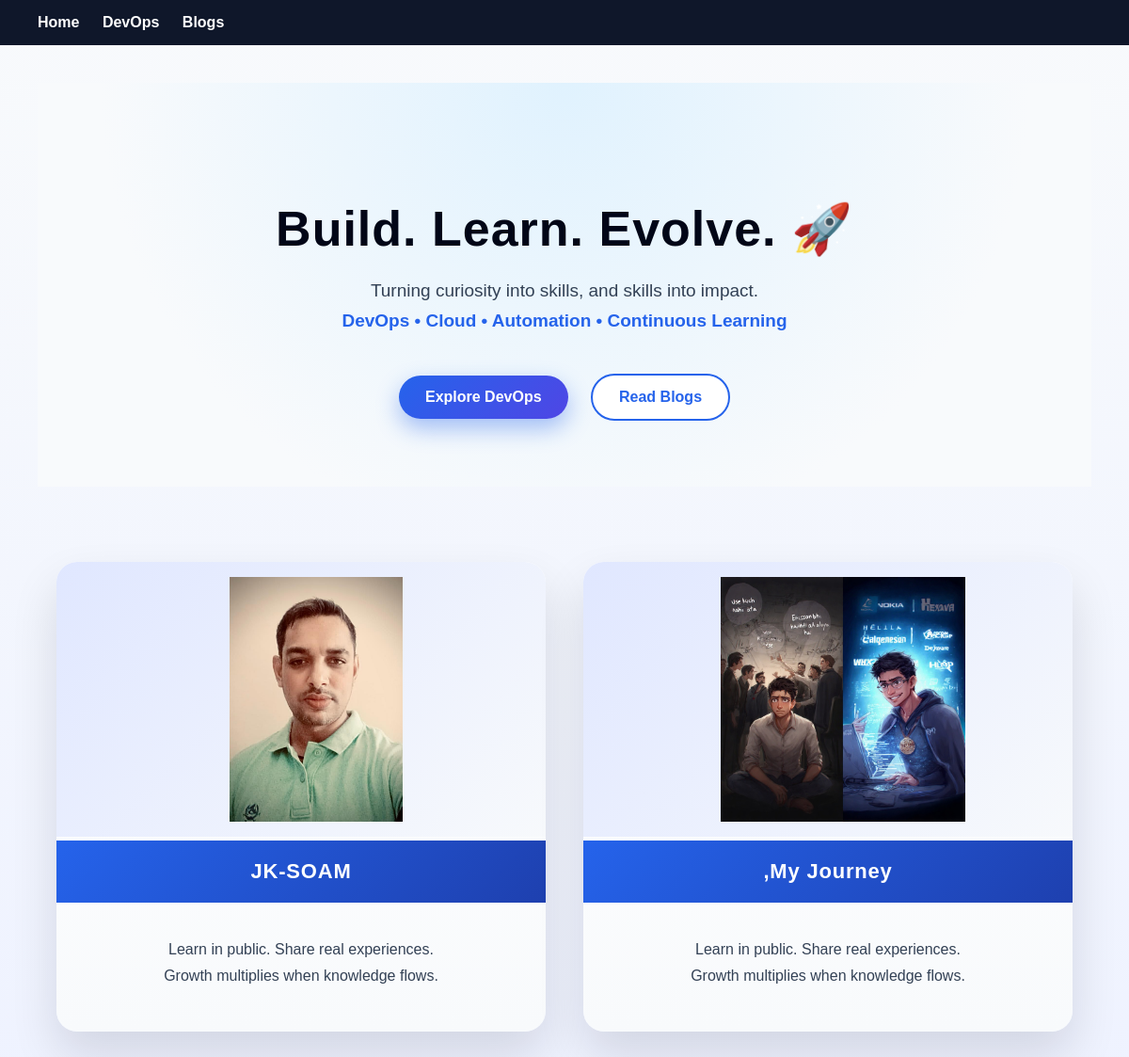
The page / on the database its author committed.
### core/models.py (models this page shows, shortened)
class HomeImage(models.Model):
    title = models.CharField(max_length=100)
    image = models.ImageField(upload_to='home/')
    link = models.CharField(
        max_length=50,
        choices=[
            ('/devops/', 'DevOps'),
            ('/blogs/', 'Blogs'),
        ]
    )

### core/views.py (the view)
# urls.py: path('', views.home, name='home'),
def home(request):
    data = Page.objects.filter(page_name='home').first()
    images = HomeImage.objects.all()
    return render(request, 'core/home.html', {
        'data': data,
        'images': images
    })

### core/templates/core/home.html (shortened to what this page needs)
{% extends 'core/base.html' %}
{% block content %}
<div class="hero">
    <h1>Build. Learn. Evolve. 🚀</h1>
    <p>
        Turning curiosity into skills, and skills into impact.<br>
        <span>DevOps • Cloud • Automation • Continuous Learning</span>
    </p>
    <div class="cta">
        <a href="/devops/">Explore DevOps</a>
        <a href="/blogs/" class="secondary">Read Blogs</a>
    </div>
</div>
<div class="grid">
    {% for img in images %}
        <a href="{{ img.link }}" class="card">
            <img src="{{ img.image.url }}" alt="{{ img.title }}">
            <h3>{{ img.title }}</h3>
            {% if img.title|lower == "devops" %}
                <p>
                    Automate. Scale. Secure.<br>
                    Building systems that never stop improving.
                </p>
            {% else %}
                <p>
                    Learn in public. Share real experiences.<br>
                    Growth multiplies when knowledge flows.
                </p>
            {% endif %}
        </a>
    {% endfor %}
</div>
{% endblock %}

### core/templates/core/base.html (shortened to what this page needs)
<!DOCTYPE html>
<html>
<head>
</head>
<body>
<div class="navbar">
    <a href="/">Home</a>
    <a href="/devops/">DevOps</a>
    <a href="/blogs/">Blogs</a>
</div>
<div class="container">
    {% block content %}{% endblock %}
</div>
</body>
</html>

### core/templates/core/base.html (style rules this page uses)
body { margin: 0; font-family: Arial, sans-serif; background: #f5f7fb; }
.navbar { background: #0f172a; padding: 15px 40px; }
.navbar a { color: white; text-decoration: none; margin-right: 20px; font-weight: bold; }
.container { padding: 40px; }

### core/templates/core/home.html (style rules this page uses)
body { background: linear-gradient(180deg, #f8fafc, #eef2ff); }
.hero { text-align: center; padding: 90px 20px 60px; background: radial-gradient(circle at top, #e0f2fe, #f8fafc 70%); }
.hero h1 { font-size: 52px; font-weight: 900; color: #020617; margin-bottom: 18px; letter-spacing: 1px; }
.hero p { font-size: 19px; color: #334155; line-height: 1.7; }
.hero p span { color: #2563eb; font-weight: 600; }
.cta { margin-top: 30px; }
.cta a { display: inline-block; padding: 14px 28px; margin: 10px; border-radius: 30px; text-decoration: none; font-weight: 600; transition: all 0.3s ease; }
.cta a:first-child { background: linear-gradient(135deg, #2563eb, #4f46e5); color: white; box-shadow: 0 10px 25px rgba(37,99,235,0.4); }
.cta a.secondary { background: white; color: #2563eb; border: 2px solid #2563eb; }
.grid { display: grid; grid-template-columns: repeat(auto-fit, minmax(320px, 1fr)); gap: 40px; margin: 80px auto; max-width: 1100px; padding: 0 20px; }
.card { background: linear-gradient(180deg, #ffffff, #f8fafc); border-radius: 22px; overflow: hidden; box-shadow: 0 25px 50px rgba(2,6,23,0.12); text-decoration: none; color: black; transition: transform 0.35s, box-shadow 0.35s; }
.card img { width: 100%; height: 260px; object-fit: contain; background: linear-gradient(135deg, #e0e7ff, #f8fafc); padding: 16px; }
.card h3 { margin: 0; padding: 20px; background: linear-gradient(135deg, #2563eb, #1e40af); color: white; text-align: center; font-size: 22px; letter-spacing: 0.8px; }
.card p { padding: 20px 26px 30px; font-size: 16px; color: #334155; text-align: center; line-height: 1.7; }

### rows shown on the page
HomeImage: image (picture), title "JK-SOAM", shows "Learn in public. Share real experiences."
HomeImage: image (picture), title ",My Journey", shows "Learn in public. Share real experiences."
